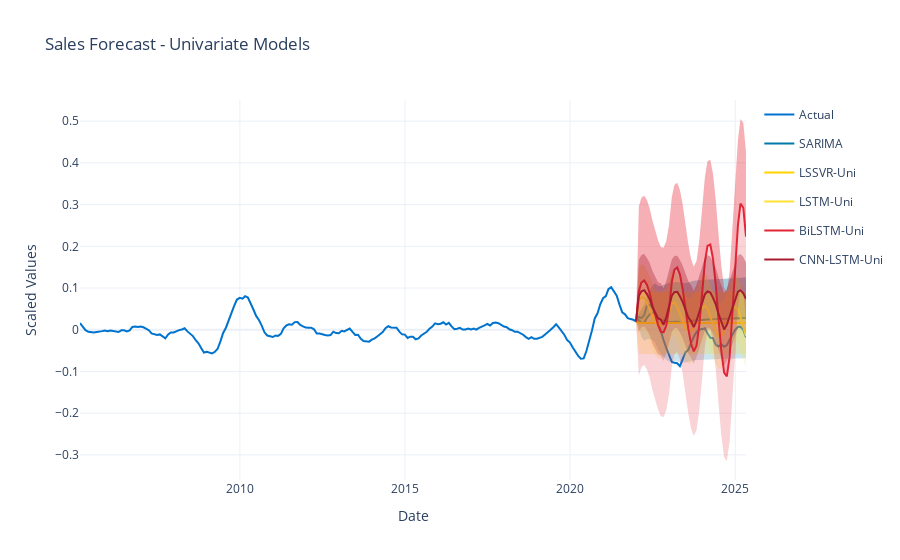

Source (notebook cell):
### Markdown cell above
#### ii. Plots

### Code cell
fig_uni = go.Figure()

# Actual data
fig_uni.add_trace(go.Scatter(
    x=y1_scaled.index,
    y=y1_scaled,
    mode='lines',
    name='Actual',
    line=dict(width=2, color='#0073CF'),
    legendgroup="Actual"
))

last_train_x = y1_train_scaled.index[-1]
last_train_y = y1_train_scaled.values[-1]

# Univariate forecasts
models_uni = {
    "SARIMA": (sarima_forecast, sarima_ci),
    "LSSVR-Uni": (lssvr_forecast, (lssvr_lower, lssvr_upper)),
    "LSTM-Uni": (lstm_forecast, (lstm_lower, lstm_upper)),
    "BiLSTM-Uni": (bilstm_forecast, (bilstm_lower, bilstm_upper)),
    "CNN-LSTM-Uni": (cnnlstm_forecast, (cnnlstm_lower, cnnlstm_upper))
}

colors = [
    "#007BA7",  # Brandeis Blue
    "#FFD300",  # Sunny
    "#FFE135",  # Banana Yellow
    "#E32636",  # Spanish Red
    "#A51C30"   # Harvard Crimson
]

for i, (name, (forecast, ci)) in enumerate(models_uni.items()):
    # Handle confidence intervals
    if isinstance(ci, tuple):
        lower, upper = np.array(ci[0]), np.array(ci[1])
    elif isinstance(ci, np.ndarray):
        lower, upper = ci[:, 0], ci[:, 1]
    else:  # DataFrame
        lower, upper = ci.iloc[:, 0].values, ci.iloc[:, 1].values

    # Forecast line
    fig_uni.add_trace(go.Scatter(
        x=[last_train_x] + list(y1_test_scaled.index),
        y=[last_train_y] + list(forecast),
        mode='lines',
        name=name,
        line=dict(color=colors[i]),
        legendgroup=name
    ))

    # Confidence interval (fill)
    fig_uni.add_trace(go.Scatter(
        x=[last_train_x] + list(y1_test_scaled.index),
        y=[last_train_y] + list(upper),
        mode='lines',
        line=dict(width=0),
        fill='tonexty',
        fillcolor=f'rgba{tuple(list(px.colors.hex_to_rgb(colors[i])) + [0.2])}',
        showlegend=False,
        legendgroup=name
    ))
    fig_uni.add_trace(go.Scatter(
        x=[last_train_x] + list(y1_test_scaled.index),
        y=[last_train_y] + list(lower),
        mode='lines',
        line=dict(width=0),
        fill='tonexty',
        fillcolor=f'rgba{tuple(list(px.colors.hex_to_rgb(colors[i])) + [0.2])}',
        showlegend=False,
        legendgroup=name
    ))

fig_uni.update_layout(
    title='Sales Forecast - Univariate Models',
    xaxis_title='Date',
    yaxis_title='Scaled Values',
    template='plotly_white'
)
fig_uni.show()
